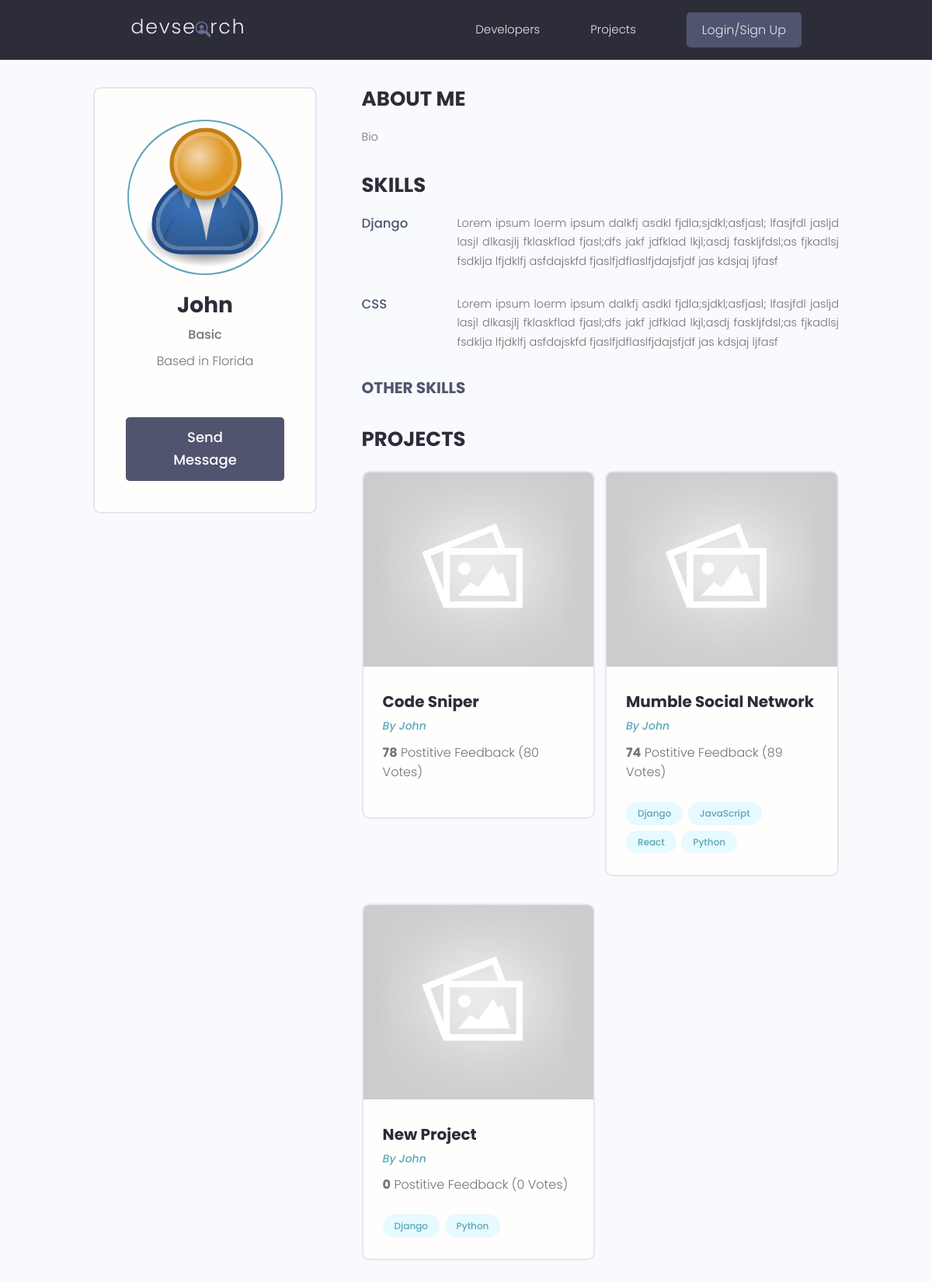
/profile/742f3278-ea14-4114-95dd-072f70e01e9d, run on an earlier commit of the app's database.
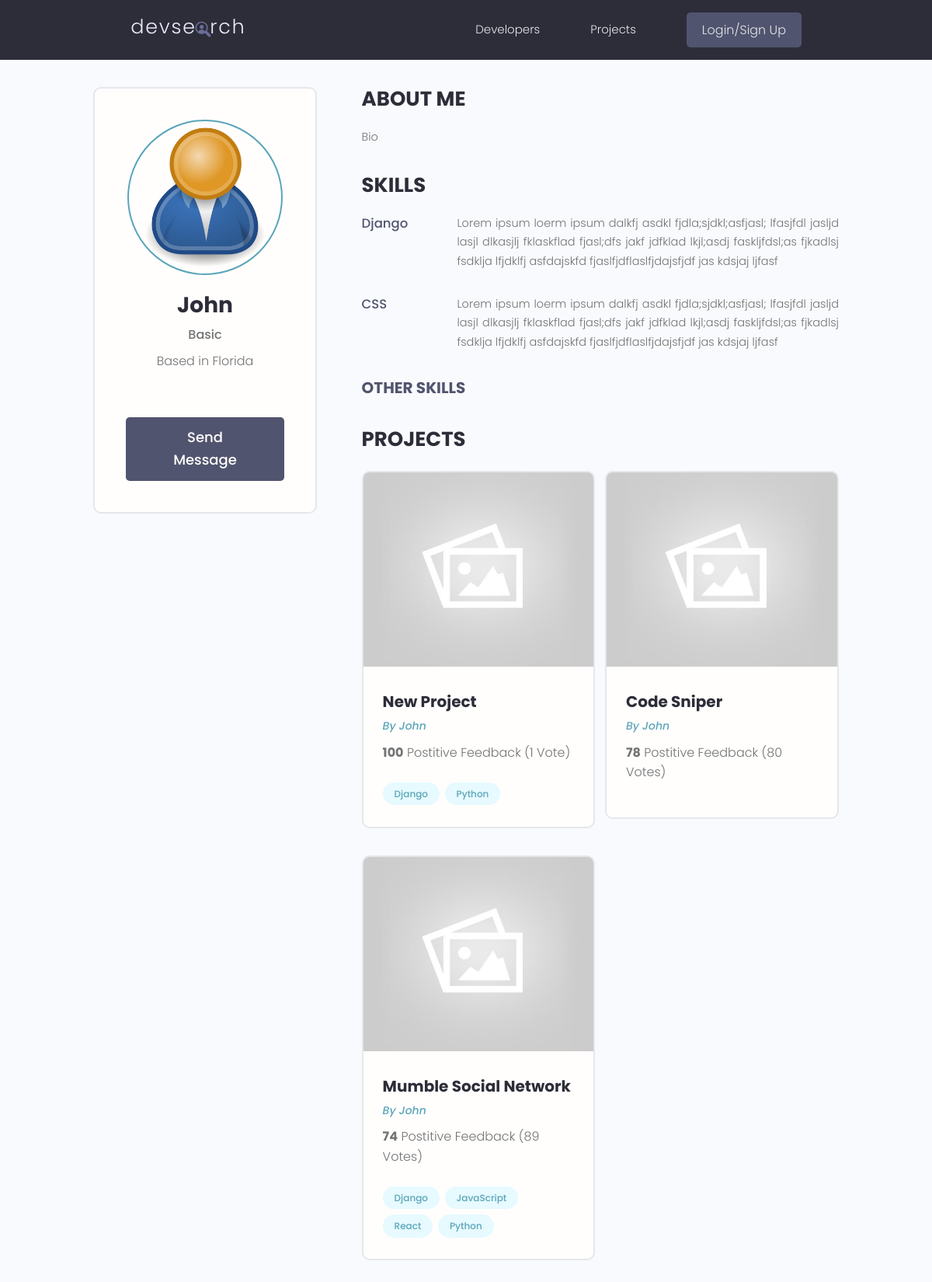
And on a later commit of the database.
### users/models.py (models this page shows, shortened)
class Skill(models.Model):
    owner = models.ForeignKey(Profile, on_delete=models.CASCADE, null=True, blank=True)
    name = models.CharField(max_length=200, blank=True, null=True)
    description = models.TextField(null=True, blank=True)
    created = models.DateTimeField(auto_now_add=True)
    id = models.UUIDField(default=uuid.uuid4, unique=True, primary_key=True, editable=False)

class Profile(models.Model):
    user = models.OneToOneField(User, on_delete=models.CASCADE, null=True, blank=True)
    name = models.CharField(max_length=200, blank=True, null=True)
    email = models.EmailField(max_length=500, blank=True, null=True)
    username = models.CharField(max_length=200, blank=True, null=True)
    location = models.CharField(max_length=200, blank=True, null=True)
    short_intro = models.CharField(max_length=200, blank=True, null=True)
    bio = models.TextField(blank=True, null=True)
    profile_image = models.ImageField(null=True, blank=True, upload_to='profiles/', default="profiles/user-default.png")
    social_github = models.CharField(max_length=200, blank=True, null=True)
    social_twitter = models.CharField(max_length=200, blank=True, null=True)
    social_linkedin = models.CharField(max_length=200, blank=True, null=True)
    social_youtube = models.CharField(max_length=200, blank=True, null=True)
    social_website = models.CharField(max_length=200, blank=True, null=True)
    created = models.DateTimeField(auto_now_add=True)
    id = models.UUIDField(default=uuid.uuid4, unique=True, primary_key=True, editable=False)

### projects/models.py (models this page shows, shortened)
class Project(models.Model):
    owner = models.ForeignKey(Profile, null=True, blank=True, on_delete=models.SET_NULL)
    title = models.CharField(max_length=200)
    description = models.TextField(null=True, blank=True)
    featured_image = models.ImageField(null=True, blank=True, default="default.jpg")
    demo_link = models.CharField(max_length=2000, null=True, blank=True)
    source_link = models.CharField(max_length=2000, null=True, blank=True)
    tags = models.ManyToManyField('Tag', blank=True)
    vote_total = models.IntegerField(default=0, null=True, blank=True)
    vote_ratio = models.IntegerField(default=0, null=True, blank=True)
    created = models.DateTimeField(auto_now_add=True)
    id = models.UUIDField(default=uuid.uuid4, unique=True, primary_key=True, editable=False)
    class Meta:
        ordering = ['-vote_ratio', '-vote_total', 'title']

class Tag(models.Model):
    name = models.CharField(max_length=200)
    created = models.DateTimeField(auto_now_add=True)
    id = models.UUIDField(default=uuid.uuid4, unique=True, primary_key=True, editable=False)
    def __str__(self):
        return self.name

### users/views.py (the view)
# urls.py: path('profile/<str:pk>', views.userProfile, name="user-profile"),
def userProfile(request, pk):
    profile = Profile.objects.get(id=pk)
    topSkills = profile.skill_set.exclude(description__exact="")
    otherSkills = profile.skill_set.filter(description="")
    context = {'profile': profile, 'topSkills': topSkills, 'otherSkills': otherSkills}
    return render(request, 'users/user-profile.html', context)

### users/templates/users/user-profile.html (shortened to what this page needs)
{% extends 'main.html' %}
{% block content%}
<main class="profile my-md">
    <div class="container">
      <div class="layout">
        <div class="column column--1of3">
          <div class="card text-center">
            <div class="card__body dev">
              <img class="avatar avatar--xl" src="{{ profile.profile_image.url }}" />
              <h2 class="dev__name">{{profile.name}}</h2>
              <p class="dev__title">{{profile.short_intro}}</p>
              <p class="dev__location">Based in {{profile.location}}</p>
              {% if request.user.profile.id != profile.id %}
              <a href="{% url 'create-message' profile.id %}" class="btn btn--sub btn--lg">Send Message </a>
              {% endif %}
            </div>
          </div>
        </div>
        <div class="column column--2of3">
          <div class="devInfo">
            <h3 class="devInfo__title">About Me</h3>
            <p class="devInfo__about">{{profile.bio}}</p>
          </div>
          <div class="devInfo">
            <h3 class="devInfo__title">Skills</h3>
            <div class="devInfo__skills">
                {% for skill in topSkills %}
              <div class="devSkill">
                <h4 class="devSkill__title">{{skill.name}}</h4>
                <p class="devSkill__info">{{skill.description}}</p>
              </div>
              {% endfor %}
              <h3 class="devInfo__subtitle">Other Skills</h3>
            </div>
          </div>
          <div class="devInfo">
            <h3 class="devInfo__title">Projects</h3>
            <div class="grid grid--two">
                {% for project in profile.project_set.all %}
              <div class="column">
                <div class="card project">
                  <a href="{% url 'project' project.id %}" class="project">
                    <img class="project__thumbnail" src="{{project.featured_image.url}}" alt="project thumbnail" />
                    <div class="card__body">
                      <h3 class="project__title">{{project.title}}</h3>
                      <p><a class="project__author" href="{% url 'user-profile' project.owner.id %}">By {{project.owner.name}}</a></p>
                      <p class="project--rating">
                        <span style="font-weight: bold;">{{project.vote_ratio}}</span> Postitive
                        Feedback ({{project.vote_total}} Vote{{project.vote_total|pluralize:"s"}})
                      </p>
                      <div class="project__tags">
                        {% for tag in project.tags.all %}
                        <span class="tag tag--pill tag--main">
                          <small>{{tag}}</small>
                        </span>
                        {% endfor %}
                      </div>
                    </div>
                  </a>
                </div>
              </div>
              {% endfor %}
            </div>
          </div>
        </div>
      </div>
    </div>
  </main>
{% endblock %}

What changed in the data, as far as the page shows it:
changed Project "New Project": vote_ratio "0" → "100"; vote_total "0" → "1"; moves up the list
